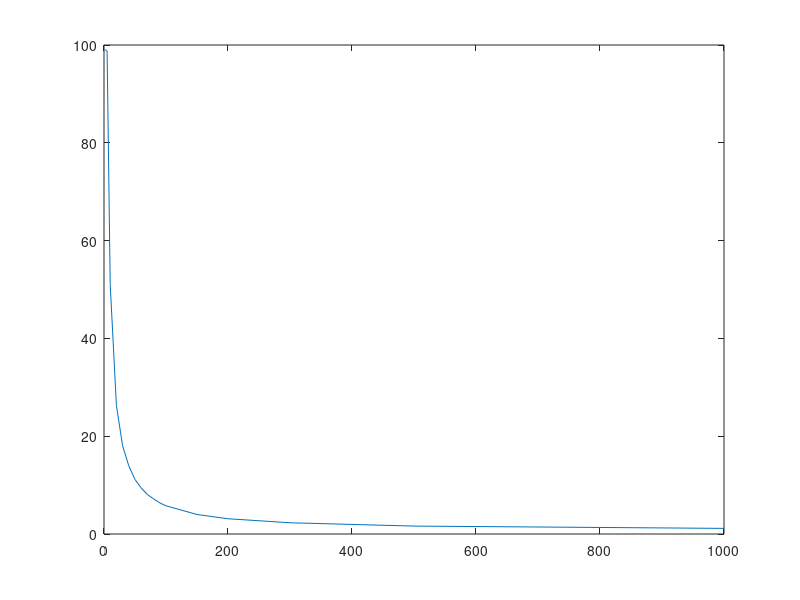

MATLAB code for this plot:
t = [99.070000 98.750000 51.020000 26.299999 18.030001 13.940000 11.140000 9.410000 8.070000 7.180000 6.370000 5.770000 3.990000 3.120000 2.300000 1.620000 1.150000];
size = [1 5 10 20 30 40 50 60 70 80 90 100 150 200 300 500 1000];

plot(size,t);